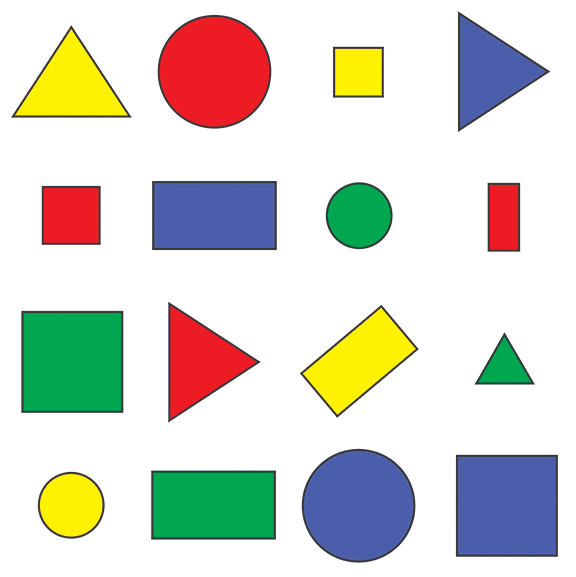
#> input picture datas/images/shapes.png, 576 x 577 px
$ python opencv23.py
#> lines starting #> are read from the running program, lines starting #| are printed output that depends on the picture
import cv2 as cv


def nothing():
    pass

cv.namedWindow("Canny Edge")
cv.createTrackbar('low threshold', 'Canny Edge', 0, 1500, nothing)
cv.createTrackbar('high threshold', 'Canny Edge', 0, 1500, nothing)

img_gray = cv.imread('datas/images/shapes.png', cv.IMREAD_GRAYSCALE)
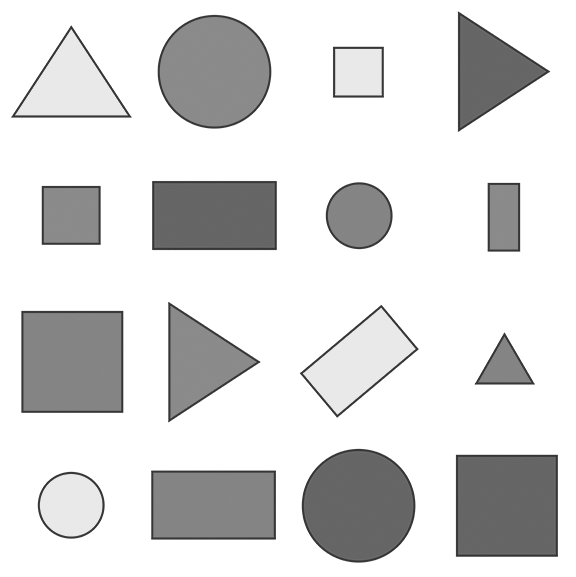
#> img_gray: shape (577, 576); min 53, max 255, mean 218.6

while True:
    low = cv.getTrackbarPos('low threshold', 'Canny Edge')
    high = cv.getTrackbarPos('high threshold', 'Canny Edge')
    img_canny = cv.Canny(img_gray, low, high)
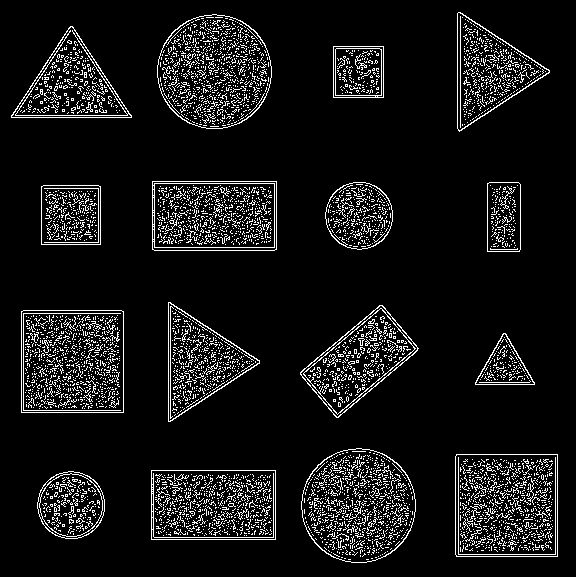
#> img_canny: shape (577, 576); 8.5% white in thin lines or dots
    cv.imshow('Canny Edge', img_canny)
    if cv.waitKey(1) == ord('q'):
#> (key q is pressed here)
        break
